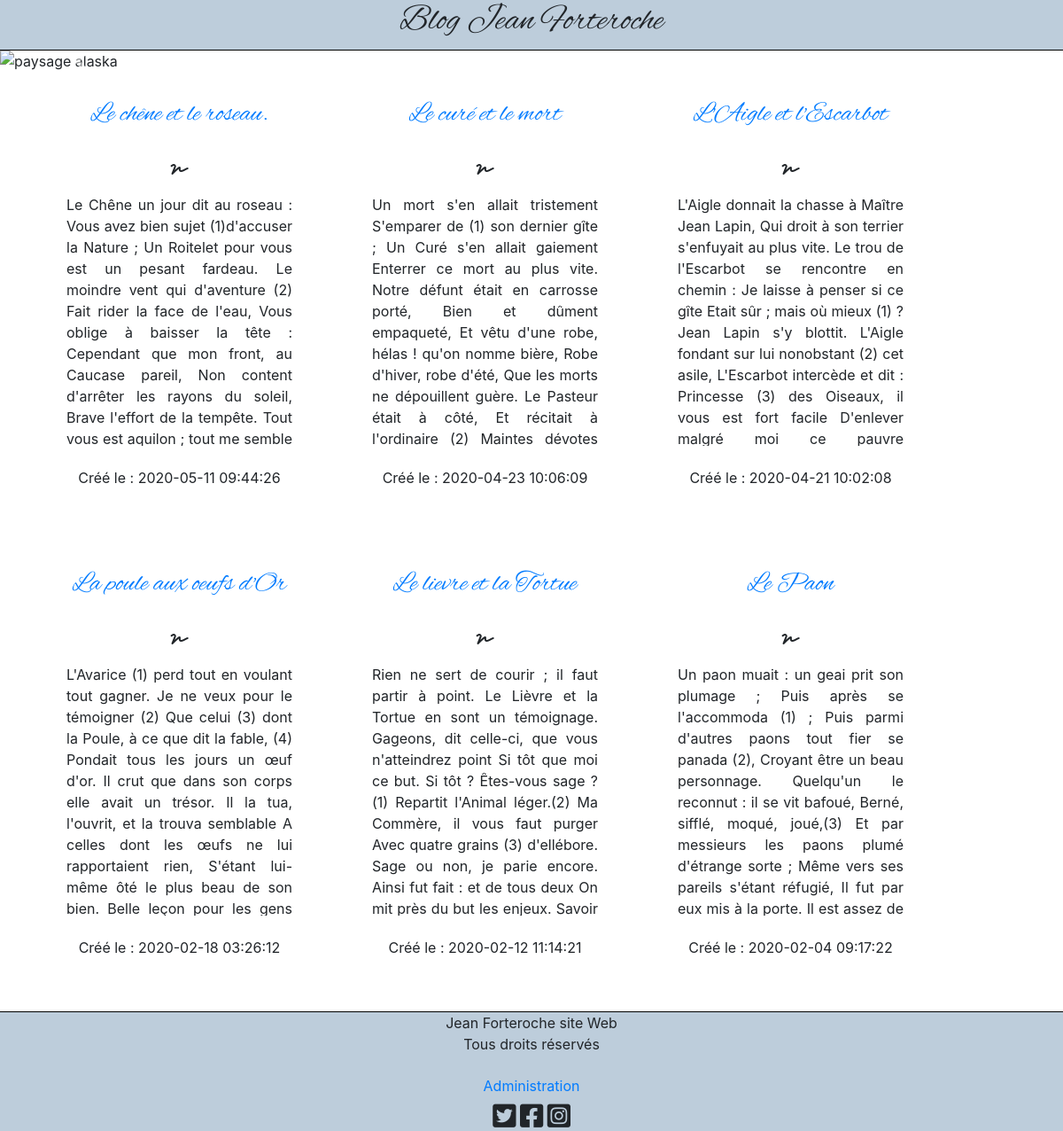
The app's page /, older data.
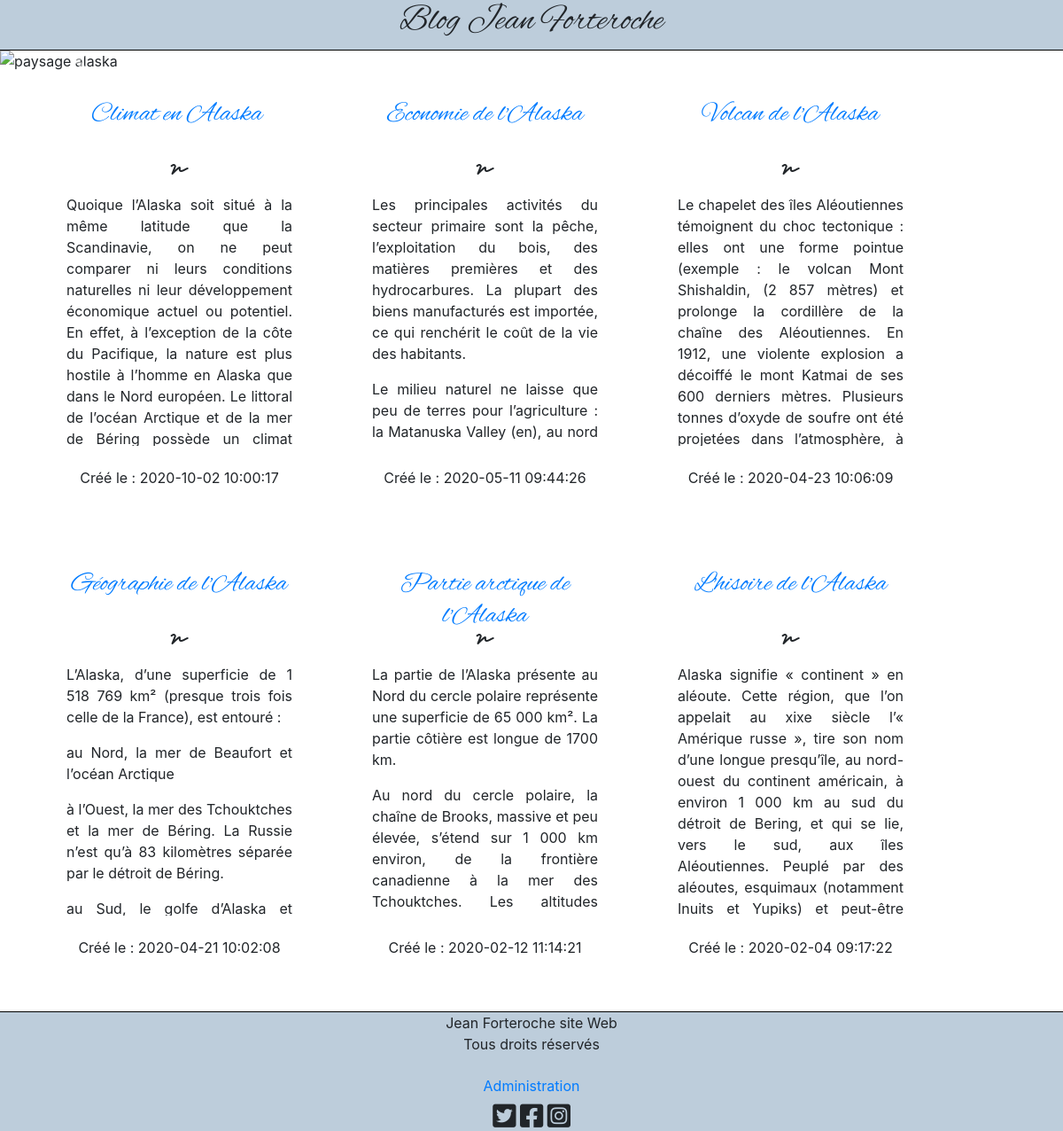
The same page, newer data.
### tables this page shows
CREATE TABLE IF NOT EXISTS `article` (
  `id` int(11) NOT NULL AUTO_INCREMENT,
  `title` varchar(100) NOT NULL,
  `content` text NOT NULL,
  `author` varchar(100) NOT NULL,
  `createdAt` datetime NOT NULL,
  PRIMARY KEY (`id`)
);

### src/controller/FrontController.php (called while the page is built, shortened)
<?php
class FrontController extends controller
{
    public function home()
    {
        $articles = $this->articleDAO->getArticles();
        return $this->view->render('home', ['articles' => $articles]);
    }
}

### public/index.php (called while the page is built, shortened)
<?php
$router = new \App\config\Router();
$router->run();

### src/controller/Controller.php (called while the page is built, shortened)
<?php
abstract class Controller
{
    public function __construct()
    {
        $this->articleDAO = new ArticleDAO();
    }
}

### src/DAO/ArticleDAO.php (called while the page is built, shortened)
<?php
class ArticleDAO extends DAO
{
    private function buildObject($row)
    {
        $article = new Article();
        $article->setId($row['id']);
        $article->setTitle($row['title']);
        $article->setContent($row['content']);
        $article->setCreatedAt($row['createdAt']);
        return $article;
    }
    public function getArticles()
    {
        $sql = 'SELECT id, title, content,  createdAt FROM article ORDER BY id DESC';
        $result = $this->createQuery($sql);
        $articles = [];
        foreach ($result as $row){
            $articleId = $row['id'];
            $articles[$articleId] = $this->buildObject($row);
        }
        return $articles;
    }
}

### src/DAO/DAO.php (called while the page is built, shortened)
<?php
abstract class DAO
{
    private $connection;
    private function checkConnection()
    {
        if($this->connection===null)
        {
            return $this->getConnection();
        }
        return $this->connection;
    }
    private function getConnection()
    {
        try{
            $connection = new PDO(DB_HOST, DB_USER, DB_PASS );
            $connection -> setAttribute(PDO::ATTR_ERRMODE, PDO::ERRMODE_EXCEPTION);
            return $connection;
        }
        catch(Exception $e){
            echo 'erreur de connection '.$e->getMessage();
        }
    }
    protected function createQuery($sql, $parameters=null)
    {
        $result = $this->checkConnection()->query($sql);
        return $result;
    }
}

### src/model/Article.php (called while the page is built, shortened)
<?php
class Article
{
    private $id;
    private $title;
    private $content;
    private $createdAt;
    public function getId()
    {
       return $this->id;
    }
    public function getTitle()
    {
        return $this->title;
    }
    public function getContent()
    {
        return $this->content;
    }
    public function getCreatedAt()
    {
        return $this->createdAt;
    }
    public function setId($id)
    {
        $id = (int) $id;
        if($id > 0) {
            $this->id = $id;
        }
    }
   public function setTitle($title)
    {
        if(is_string($title)) {
            $this->title = $title;
        }
    }
    public function setContent($content)
    {
        $this->content = $content;
    }
    public function setCreatedAt($createdAt)
    {
        $this->createdAt = $createdAt;
    }
}

### config/Request.php (called while the page is built, shortened)
<?php
class Request
{
    private $session;
    public function __construct()
    {
        $this->session = new Session($_SESSION);
    }
    public function getSession()
    {
        return $this->session;
    }
}

### templates/home.php (the view, shortened to what this page needs)
<?php $this->title = "Accueil"; ?>
<div id="carouselExampleControls" class="carousel slide" data-ride="carousel">
  <div class="carousel-inner">
    <div class="carousel-item active">
      <img class="d-block w-100" src="../public/images/img1.jpg" alt="paysage alaska">
    </div>
  </div>
  <a class="carousel-control-prev" href="#carouselExampleControls" role="button" data-slide="prev" id="button-prev">
    <span class="carousel-control-prev-icon" aria-hidden="true"></span>
  </a>
  <a class="carousel-control-next" href="#carouselExampleControls" role="button" data-slide="next">
    <span class="carousel-control-next-icon" aria-hidden="true"></span>
  </a>
</div>
<div class='container-fluid'>
    <div class='container'>
        <div class='row' >
<?php
foreach ($articles as $article) {
    ?>
            <div id="article" class='col-md-3 col-xs-12 col-sm-4' >
                <h2 class="title-article-home"><a href="../public/index.php?route=article&articleId=<?= htmlspecialchars($article->getId());?>"><?= $article->getTitle();?></a></h2>
                <i class="fas fa-signature" data-placement="center" ></i>
                <div class="contenu-home">
                  <p><?= $article->getContent();?></p>
                </div></br>
                <p>Créé le : <?= htmlspecialchars($article->getCreatedAt());?></p>
            </div>
<?php
    }
    ?>
        </div>
    </div>
</div>
</body>
</html>

### templates/base.php (shortened to what this page needs)
<!DOCTYPE html>
<html lang="fr">
<head>
    <link rel="stylesheet" href="../public/css/projet-4.css">
    <link rel="stylesheet" href="../public/css/bootstrap.min.css">
    <link rel="stylesheet" href="../public/css/fontawesome/css/fontawesome.css">
    <link rel="stylesheet" href="https://cdnjs.cloudflare.com/ajax/libs/font-awesome/5.13.0/css/all.min.css">
</head>
<body>
    <header ><h1>Blog Jean Forteroche</h1></header>
    <div id="content">
        <?= $content ?>
    <footer>
        <p>Jean Forteroche site Web </br> Tous droits réservés</p>
            <a href="../public/index.php?route=connexionAdmin" class="btn btn-link" >Administration</a>
        <div id="social">
            <i class="fab fa-twitter-square"></i>
            <i class="fab fa-facebook-square"></i>
            <i class="fab fa-instagram-square"></i>
        </div>
    </footer>
</body>
</html>

### config/Router.php (shortened to what this page needs)
<?php
class Router
{
    private $frontController;
    private $errorController;
    private $backController;
    private $request;
    public function __construct()
    {
        $this->request = new Request();
        $this->frontController = new FrontController();
        $this->backController = new BackController();
        $this->errorController = new ErrorController();
    }
    public function run()
    {
        $route = $this->request->getGet()->get('route');
        try {
            if (isset($route))
            {
                if ($route === 'article'){
                    $this->frontController->article($this->request->getGet()->get('articleId'));
                }
                else if ($route === 'addArticle') {
                    $this->backController->addArticle($this->request->getPost());
                } else if ($route === 'editArticle') {
                    $this->backController->editArticle($this->request->getPost(), $this->request->getGet()->get('articleId'));
                } else if ($route === 'addComment') {
                    $this->frontController->addComment($this->request->getPost(), $this->request->getGet()->get('articleId'));
                } else if ($route === 'deleteArticle') {
                    $this->backController->deleteArticle($this->request->getGet()->get('articleId'));
                } else if ($route === 'flagComment') {
                    $this->frontController->flagComment($this->request->getGet()->get('commentId'));
                }  else if($route === 'unflagComment'){
                    $this->backController->unflagComment($this->request->getGet()->get('commentId'));
                } else if($route === 'deleteComment') {
                    $this->backController->deleteComment($this->request->getGet()->get('commentId'));
                } else if($route === 'connexionAdmin'){
                    $this->backController->connexionAdmin($this->request->getPost());
                } else if($route === 'administration') {
                    $this->backController->administration();
                } else {
                    $this->errorController->errorNotFound();
                }
            }
            else {
                $this->frontController->home();
            }
        } catch (Exception $e) {
            $this->errorController->errorServer();
        }
    }
}

### src/model/view.php (shortened to what this page needs)
<?php
class View
{
    private $title;
    private $session;
    public function __construct()
    {
        $this->request = new Request();
        $this->session = $this->request->getSession();
    }
    public function render($template, $data = [])
    {
        $this->file = '../templates/'.$template.'.php';
        $content  = $this->renderFile($this->file, $data);
        $view = $this->renderFile('../templates/base.php', [
            'title' => $this->title,
            'content' => $content,
            'session' => $this->session
        ]);
        echo $view;
    }
    private function renderFile($file, $data)
    {
        if(file_exists($file)){
            extract($data);
            require $file;
            return ob_get_clean();
        }
    }
}

### public/css/projet-4.css (style rules this page uses)
header { font-family: 'AlexBrush-Regular', Arial, Helvetica, sans-serif; text-align: center; background-color:#BDCDDB ; border-bottom: 1px solid black; }
#article { height: 470px; margin: 30px; text-align: center; }
.title-article-home { font-size: 30px; font-family: 'AlexBrush-Regular', Arial, Helvetica, sans-serif; height: 60px; }
.contenu-home { text-align: justify; height: 300px; text-overflow: ellipsis; overflow: hidden; }
footer { border-top: 1px solid black; text-align: center; background-color: #BDCDDB; }
#social i { font-size: 30px; }

Row changes from the older to the newer data that the page shows:
removed article: title "La poule aux oeufs d'Or", content "L'Avarice (1) perd tout en voulant tout gagner. Je ne veux pour le témoigner (2) Que celui (3) dont la Poule, à ce que dit la fable, (4) Pondait tous les jours un œuf d'or. Il crut que dans son corps elle avait un trésor. Il la tua, l'ouvrit, et la trouva semblable A celles dont les œufs ne lui rapportaient rien, S'étant lui-même ôté le plus beau de son bien. Belle leçon pour les gens…", createdAt "2020-02-18 03:26:12"
added article: title "Climat en Alaska", content "Quoique l’Alaska soit situé à la même latitude que la Scandinavie, on ne peut comparer ni leurs conditions naturelles ni leur développement économique actuel ou potentiel. En effet, à l’exception de la côte du Pacifique, la nature est plus hostile à l’homme en Alaska que dans le Nord européen. Le littoral de l’océan Arctique et de la mer de Béring possède un climat…", createdAt "2020-10-02 10:00:17"
changed article: title "Le chêne et le roseau." → "Economie de l'Alaska"; content "Le Chêne un jour dit au roseau : Vous avez bien sujet (1)d'accuser la Nature ; Un Roitelet pour vous est un pesant fardeau. Le moindre vent qui d'aventure (2) Fait rider la face de l'eau, Vous oblige à baisser la tête : Cependant que mon front, au Caucase pareil, Non content d'arrêter les rayons du soleil, Brave l'effort de la tempête. Tout vous est aquilon ; tout me semble…" → "Les principales activités du secteur primaire sont la pêche, l’exploitation du bois, des matières premières et des hydrocarbures. La plupart des biens manufacturés est importée, ce qui renchérit le coût de la vie des habitants. Le milieu naturel ne laisse que peu de terres pour l’agriculture : la Matanuska Valley (en), au nord…"
changed article: title "Le curé et le mort" → "Volcan de l'Alaska"; content "Un mort s'en allait tristement S'emparer de (1) son dernier gîte ; Un Curé s'en allait gaiement Enterrer ce mort au plus vite. Notre défunt était en carrosse porté, Bien et dûment empaqueté, Et vêtu d'une robe, hélas ! qu'on nomme bière, Robe d'hiver, robe d'été, Que les morts ne dépouillent guère. Le Pasteur était à côté, Et récitait à l'ordinaire (2) Maintes dévotes…" → "Le chapelet des îles Aléoutiennes témoignent du choc tectonique : elles ont une forme pointue (exemple : le volcan Mont Shishaldin, (2 857 mètres) et prolonge la cordillère de la chaîne des Aléoutiennes. En 1912, une violente explosion a décoiffé le mont Katmai de ses 600 derniers mètres. Plusieurs tonnes d’oxyde de soufre ont été projetées dans l’atmosphère, à…"
changed article: title "L'Aigle et l'Escarbot" → "Géographie de l'Alaska"; content "L'Aigle donnait la chasse à Maître Jean Lapin, Qui droit à son terrier s'enfuyait au plus vite. Le trou de l'Escarbot se rencontre en chemin : Je laisse à penser si ce gîte Etait sûr ; mais où mieux (1) ? Jean Lapin s'y blottit. L'Aigle fondant sur lui nonobstant (2) cet asile, L'Escarbot intercède et dit : Princesse (3) des Oiseaux, il vous est fort facile D'enlever malgré moi ce pauvre…" → "L’Alaska, d’une superficie de 1 518 769 km² (presque trois fois celle de la France), est entouré : au Nord, la mer de Beaufort et l’océan Arctique à l’Ouest, la mer des Tchouktches et la mer de Béring. La Russie n’est qu’à 83 kilomètres séparée par le détroit de Béring. au Sud, le golfe d’Alaska et…"
changed article: title "Le lievre et la Tortue" → "Partie arctique de l'Alaska"; content "Rien ne sert de courir ; il faut partir à point. Le Lièvre et la Tortue en sont un témoignage. Gageons, dit celle-ci, que vous n'atteindrez point Si tôt que moi ce but. Si tôt ? Êtes-vous sage ?(1) Repartit l'Animal léger.(2) Ma Commère, il vous faut purger Avec quatre grains (3) d'ellébore. Sage ou non, je parie encore. Ainsi fut fait : et de tous deux On mit près du but les enjeux. Savoir…" → "La partie de l’Alaska présente au Nord du cercle polaire représente une superficie de 65 000 km². La partie côtière est longue de 1700 km. Au nord du cercle polaire, la chaîne de Brooks, massive et peu élevée, s’étend sur 1 000 km environ, de la frontière canadienne à la mer des Tchouktches. Les altitudes…"
changed article: title "Le Paon" → "L'hisoire de l'Alaska"; content "Un paon muait : un geai prit son plumage ; Puis après se l'accommoda (1) ; Puis parmi d'autres paons tout fier se panada (2), Croyant être un beau personnage. Quelqu'un le reconnut : il se vit bafoué, Berné, sifflé, moqué, joué,(3) Et par messieurs les paons plumé d'étrange sorte ; Même vers ses pareils s'étant réfugié, Il fut par eux mis à la porte. Il est assez de…" → "Alaska signifie « continent » en aléoute. Cette région, que l’on appelait au xixe siècle l’« Amérique russe », tire son nom d’une longue presqu’île, au nord-ouest du continent américain, à environ 1 000 km au sud du détroit de Bering, et qui se lie, vers le sud, aux îles Aléoutiennes. Peuplé par des aléoutes, esquimaux (notamment Inuits et Yupiks) et peut-être…"
